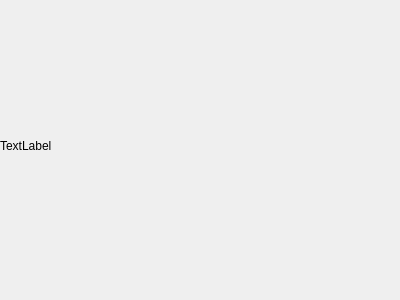
<?xml version="1.0" encoding="UTF-8"?>
<ui version="4.0">
 <class>BitmapDialog</class>
 <widget class="QDialog" name="BitmapDialog">
  <property name="geometry">
   <rect>
    <x>0</x>
    <y>0</y>
    <width>400</width>
    <height>300</height>
   </rect>
  </property>
  <property name="windowTitle">
   <string>Dialog</string>
  </property>
  <widget class="QLabel" name="labe_Bitmap">
   <property name="geometry">
    <rect>
     <x>0</x>
     <y>0</y>
     <width>391</width>
     <height>291</height>
    </rect>
   </property>
   <property name="text">
    <string>TextLabel</string>
   </property>
  </widget>
 </widget>
 <resources/>
 <connections/>
</ui>
